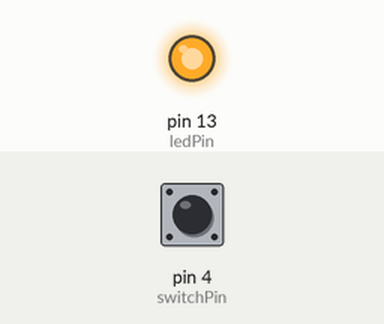
A sketch run on a simulated Arduino Uno, built with avr-gcc and run on an emulated ATmega328P. On the bench: output pins drawn as LEDs (lit = HIGH). The inputs (shaded band) are chosen by the test bench; at power-on: pin 4 (switchPin) HIGH.

Above: at 1.2 s.
1.3 s: pin 4 (switchPin) pulled LOW for 0.15 s
At 1.37 s:
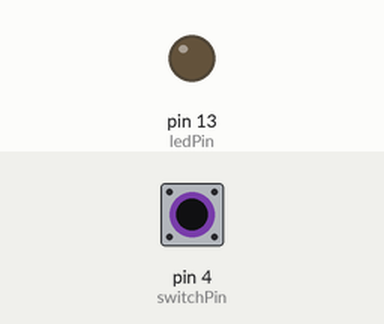
2.9 s: pin 4 (switchPin) pulled LOW for 3.2 s
At 7.1 s:
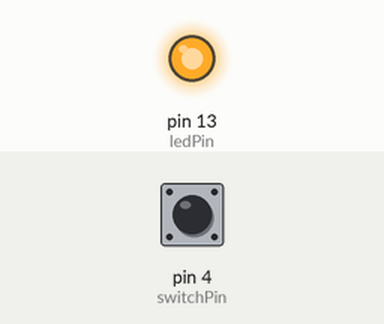
Timing chart, 0 to 8.6 s (numbered marks = the images above; inputs shaded):
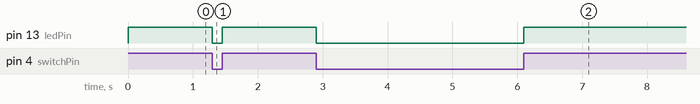

The sketch:

magenet_doorlock.ino
```cpp
const int switchPin = 4;
const int ledPin = 13;

void setup() {

pinMode(switchPin, INPUT);

pinMode(ledPin, OUTPUT);

digitalWrite(switchPin, HIGH);

}

void loop() {

if(digitalRead(switchPin) == LOW){

digitalWrite(ledPin, LOW);

}

else{

digitalWrite(ledPin, HIGH);

}

}
```

Measured:
- after the input at 1.3 s, pin 13 (ledPin): HIGH → LOW at once, → HIGH 0.15 s later
- after the input at 2.9 s, pin 13 (ledPin): HIGH → LOW at once, → HIGH 3.2 s later
